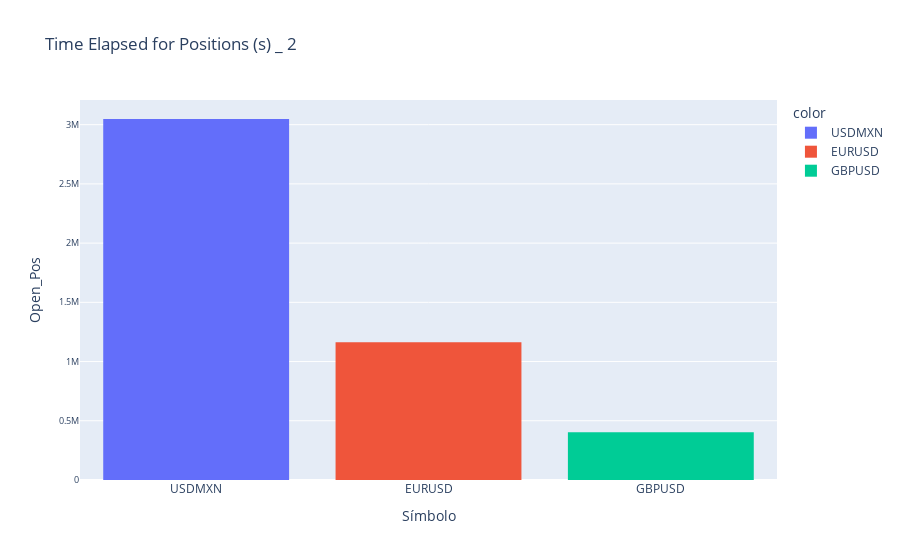

The cell this chart's notebook holds for it:
### Code cell
t_e=data_e[['Símbolo', 'Open_Pos']]
vs.hist_csv(t_e, 'Time Elapsed for Positions (s) _ 2', 'Símbolo', 'Open_Pos')

### Figure 1 — Plotly figure (JSON) as saved in the notebook; plotly's stock layout.template omitted (floating-point values rounded to 4 significant figures)
{"data": [{"alignmentgroup": "True", "bingroup": "x", "histfunc": "sum", "hovertemplate": "color=USDMXN<br>x=%{x}<br>sum of y=%{y}<extra></extra>", "legendgroup": "USDMXN", "marker": {"color": "#636efa", "pattern": {"shape": ""}}, "name": "USDMXN", "offsetgroup": "USDMXN", "orientation": "v", "showlegend": true, "type": "histogram", "x": ["USDMXN", "USDMXN", "USDMXN", "USDMXN", "USDMXN", "USDMXN", "USDMXN", "USDMXN", "USDMXN", "USDMXN", "USDMXN", "USDMXN", "USDMXN", "USDMXN", "USDMXN", "USDMXN", "USDMXN", "USDMXN", "USDMXN", "USDMXN", "USDMXN", "USDMXN", "USDMXN"], "xaxis": "x", "y": [280879, 280638, 279143, 279129, 279101, 279094, 200223, 199799, 199433, 199439, 199070, 198748, 102618, 11956, 11939, 11926, 11871, 11858, 2236, 2221, 2208, 2197, 2188], "yaxis": "y"}, {"alignmentgroup": "True", "bingroup": "x", "histfunc": "sum", "hovertemplate": "color=EURUSD<br>x=%{x}<br>sum of y=%{y}<extra></extra>", "legendgroup": "EURUSD", "marker": {"color": "#EF553B", "pattern": {"shape": ""}}, "name": "EURUSD", "offsetgroup": "EURUSD", "orientation": "v", "showlegend": true, "type": "histogram", "x": ["EURUSD", "EURUSD", "EURUSD", "EURUSD", "EURUSD", "EURUSD", "EURUSD", "EURUSD", "EURUSD", "EURUSD", "EURUSD", "EURUSD", "EURUSD", "EURUSD", "EURUSD", "EURUSD", "EURUSD", "EURUSD", "EURUSD", "EURUSD", "EURUSD", "EURUSD", "EURUSD", "EURUSD", "EURUSD", "EURUSD", "EURUSD", "EURUSD", "EURUSD", "EURUSD", "EURUSD", "EURUSD", "EURUSD", "EURUSD", "EURUSD", "EURUSD", "EURUSD", "EURUSD", "EURUSD", "EURUSD", "EURUSD", "EURUSD", "EURUSD", "EURUSD", "EURUSD", "EURUSD", "EURUSD", "EURUSD", "EURUSD", "EURUSD", "EURUSD", "EURUSD", "EURUSD"], "xaxis": "x", "y": [83995, 84175, 84288, 84175, 84167, 84176, 84175, 84003, 84005, 84006, 4196, 4193, 4340, 4343, 4438, 4438, 4404, 2163, 2157, 2072, 2071, 2069, 2072, 2072, 2072, 2000.0, 1998.0, 1996.0, 2014.0, 1204, 1204, 1466, 1461, 1452, 1452, 1465, 1194, 1188, 234200.0, 1007.0, 1005.0, 1005.0, 1004.0, 1003.0, 1003.0, 1004.0, 1002.0, 1004.0, 2329, 2318, 2308, 2297, 2287], "yaxis": "y"}, {"alignmentgroup": "True", "bingroup": "x", "histfunc": "sum", "hovertemplate": "color=GBPUSD<br>x=%{x}<br>sum of y=%{y}<extra></extra>", "legendgroup": "GBPUSD", "marker": {"color": "#00cc96", "pattern": {"shape": ""}}, "name": "GBPUSD", "offsetgroup": "GBPUSD", "orientation": "v", "showlegend": true, "type": "histogram", "x": ["GBPUSD", "GBPUSD", "GBPUSD", "GBPUSD"], "xaxis": "x", "y": [100750, 100736, 100597, 100581], "yaxis": "y"}], "layout": {"barmode": "relative", "legend": {"title": {"text": "color"}, "tracegroupgap": 0}, "title": {"text": "Time Elapsed for Positions (s) _ 2"}, "xaxis": {"anchor": "y", "categoryorder": "total descending", "domain": [0, 1], "title": {"text": "Símbolo"}}, "yaxis": {"anchor": "x", "domain": [0, 1], "tickfont": {"size": 9}, "title": {"text": "Open_Pos"}}}}
